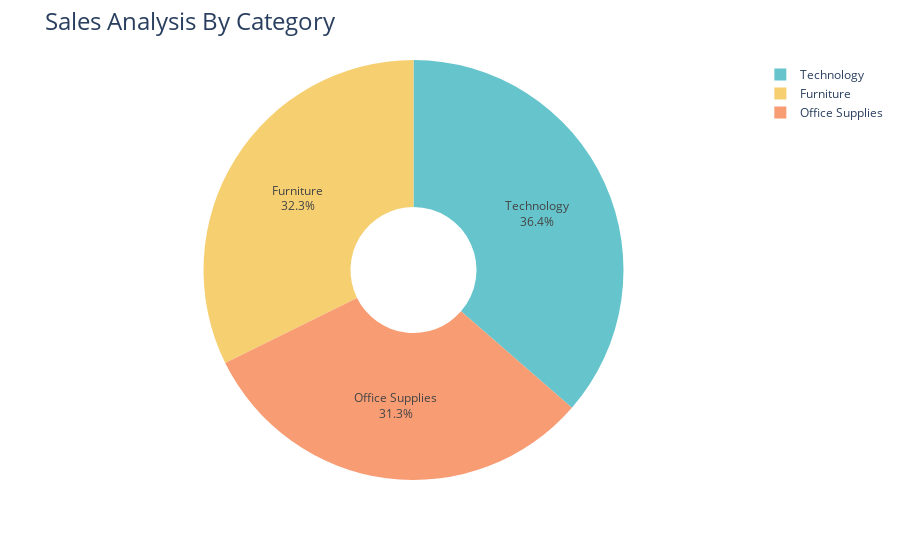

Notebook code for this chart:
### Code cell
fig = px.pie(sales_by_category,
              values = 'Sales',
              names = 'Category',
              hole = 0.3,
              color_discrete_sequence = px.colors.qualitative.Pastel)

fig.update_traces(textposition = 'inside', textinfo = 'percent+label')
fig.update_layout(title_text = 'Sales Analysis By Category', title_font = dict(size = 24))

fig.show()

### Figure 1 — Plotly figure (JSON) as saved in the notebook; plotly's stock layout.template omitted (floating-point values rounded to 4 significant figures)
{"data": [{"domain": {"x": [0, 1], "y": [0, 1]}, "hole": 0.3, "hovertemplate": "Category=%{label}<br>Sales=%{value}<extra></extra>", "labels": ["Furniture", "Office Supplies", "Technology"], "legendgroup": "", "name": "", "showlegend": true, "textinfo": "percent+label", "textposition": "inside", "type": "pie", "values": [742000.0, 719000.0, 836200.0]}], "layout": {"legend": {"tracegroupgap": 0}, "margin": {"t": 60}, "piecolorway": ["rgb(102, 197, 204)", "rgb(246, 207, 113)", "rgb(248, 156, 116)", "rgb(220, 176, 242)", "rgb(135, 197, 95)", "rgb(158, 185, 243)", "rgb(254, 136, 177)", "rgb(201, 219, 116)", "rgb(139, 224, 164)", "rgb(180, 151, 231)", "rgb(179, 179, 179)"], "title": {"font": {"size": 24}, "text": "Sales Analysis By Category"}}}
